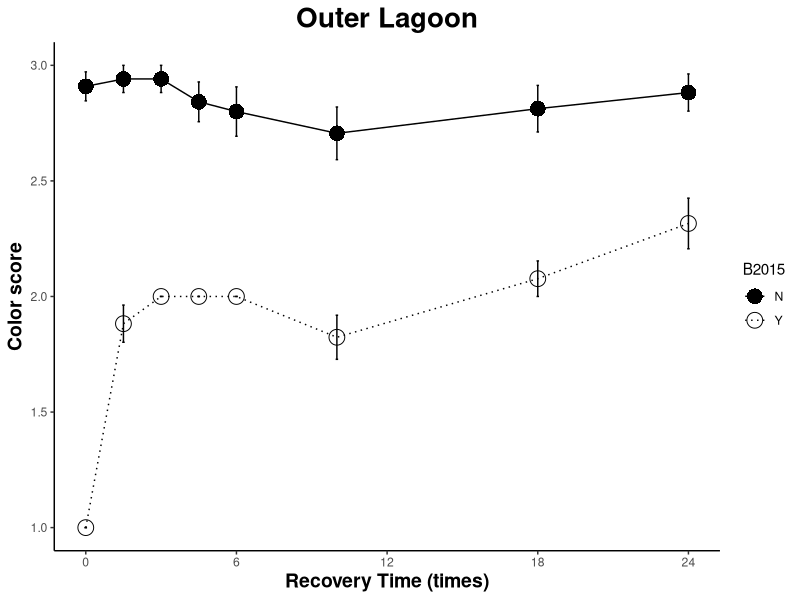
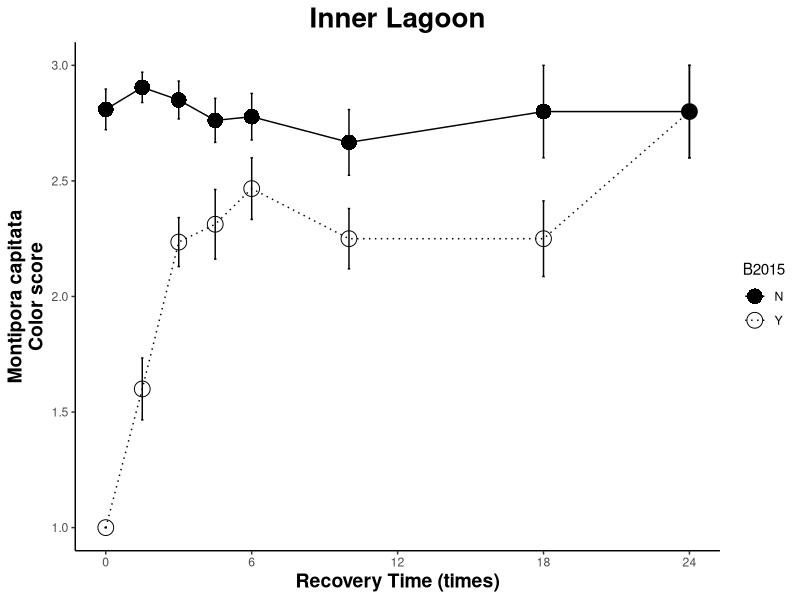
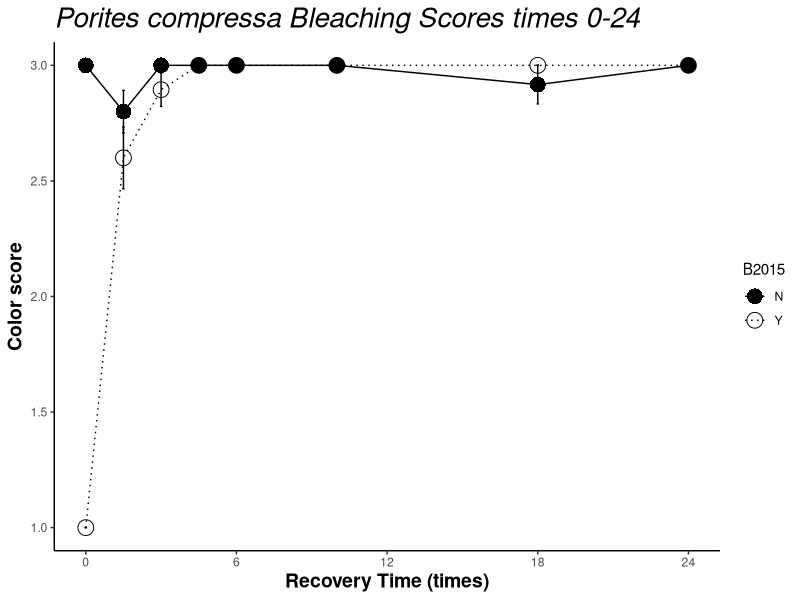
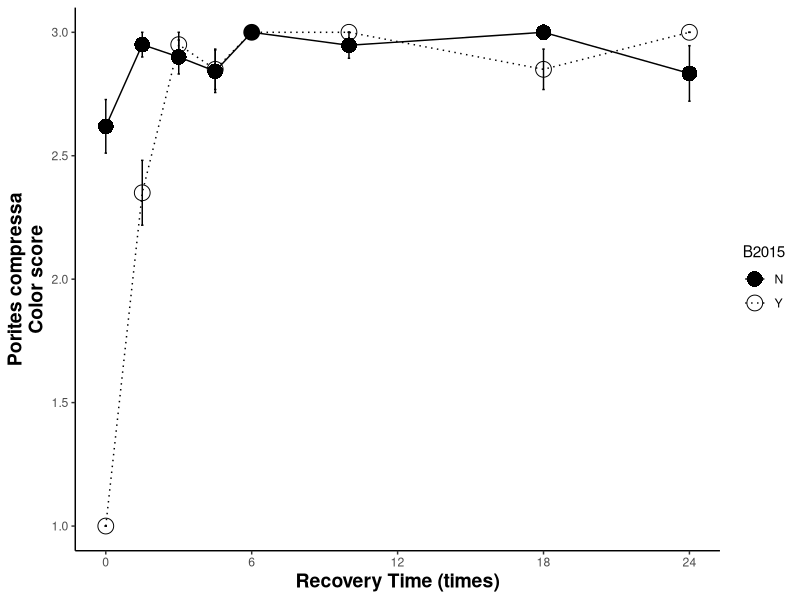
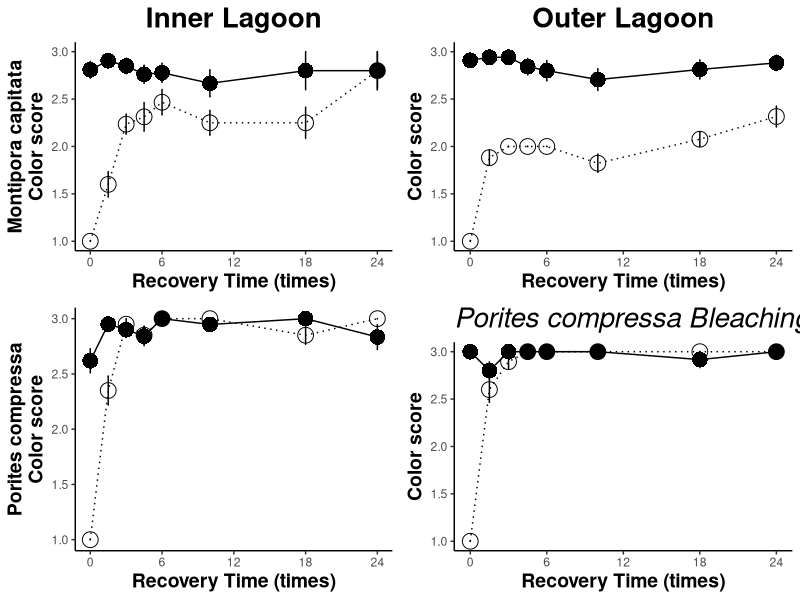

Here is the R script that generated these plots, in order: (Note: this script raises an error after producing the figures.)
## ---- chunk 1
knitr::opts_chunk$set(echo = TRUE)
## ---- chunk 2
#Set up: load libraries

#rm(list=ls(all=TRUE)) 
library("emmeans") #post hoc
library("reshape2") #reshape data
library("plotrix") #functions in tapply
library("ggplot2") #plotting
library("reshape") #reshape data
library("plyr")  #splitting, applying, and combining data
library("dplyr")  #splitting, applying, and combining data
library("pscl")
library("gridExtra") #arrange plots for output
library("car") #levenes test
library("lsmeans")
library(effects)
library(lme4)
library(lmerTest)
library(tidyverse)

# Bleaching data
bData<-read.csv("Bleaching_FINAL.csv") #read in bleaching df
bData$Site<-as.factor(bData$Site) #site as factor
bData$Pair<-as.factor(bData$Pair) #pair ID as factor

#organize data
bALL<-bData
  #melt
  bALLData1<-melt(data = bALL, measure.vars = c("Month0","Month1.5","Month3","Month4.5", "Month6","Month10","Month18","Month24"))   
  colnames(bALLData1)[colnames(bALLData1)=="variable"] <- "month"   # change col name from 'variable' to 'month'
  colnames(bALLData1)[colnames(bALLData1)=="value"] <- "score"   # change col name from 'value' to 'score'
  bALLData1$group<-paste(bALLData1$Species, bALLData1$Site, bALLData1$B2015, bALLData1$month) # add column for groups for figures only
#write.csv(bALL, "PigmentationBNB_20191122.csv")

#Remove all NON PAIRS and all NAs
  bALLData<-na.omit(bALLData1) # remove the NA rows (this removes individuals and NAs from pairs with no score at particular timepoints (due to not finding the coral))
  
  #Change month into TIME numeric for plots
  bALLData$time[bALLData$month=="Month0"]<-0
  bALLData$time[bALLData$month=="Month1.5"]<-1.5
  bALLData$time[bALLData$month=="Month3"]<-3
  bALLData$time[bALLData$month=="Month4.5"]<-4.5
  bALLData$time[bALLData$month=="Month6"]<-6
  bALLData$time[bALLData$month=="Month10"]<-10
  bALLData$time[bALLData$month=="Month18"]<-18
  bALLData$time[bALLData$month=="Month19"]<-19
  bALLData$time[bALLData$month=="Month24"]<-24

#Subsets of df for Mcap and Pcomp
 
Mcap_df<-subset(bALLData, Species=="Montipora capitata")   #Mcap only
Pcomp_df<-subset(bALLData, Species=="Porites compressa")   #Pcomp only

#Mean bleaching scores full df
#calc average bleaching  score per grouping by time point

ballmeans <- ddply(bALLData, c("Site", "Species", "B2015", "time"), summarise, #
                   N    = length(score[!is.na(score)]), #calculate the length of the data frame, excluding NA’s *this part is important*
                   mean = mean(score, na.rm=TRUE), #calculate mean of response variable, removing NA's
                   sd   = sd(score, na.rm=TRUE), #calculate standard deviation
                   se   = sd / sqrt(N), #calculate standard error
                   max = max(score, na.rm=TRUE) #calculate max, could also calculate min () if desired
)
ballmeans #display table

ballmeans$code<-paste0(ballmeans$Site, ballmeans$B2015, ballmeans$Species)
ballmeans #display table
#write.csv(ballmeans,"ballmeans.csv"
## ---- chunk 3
#subset for Mcap only 
Mcap024Allplot<-subset(ballmeans, Species=="Montipora capitata")     #subset Mcap
  
#subset by reef
#PR13 
Mcap024AllplotPR13<-subset(Mcap024Allplot, Site==13)
#PR4
Mcap024AllplotPR4<-subset(Mcap024Allplot, Site==4)
## ---- chunk 4
ballplotMcapPR13<-ggplot(data=Mcap024AllplotPR13, aes(x=time, y=mean, group = code, color=B2015)) + #color by bleaching hist. 
  geom_errorbar(aes(ymin=mean-se, ymax=mean+se),
                width=0.1,show.legend = FALSE)+
  geom_point(aes(shape=B2015),fill="black", size=5)+
  scale_shape_manual(values=c(16,1))+
  geom_line(aes(color=B2015,linetype=B2015))+        #adding size=x here only blew it up
  scale_linetype_manual(values=c("solid", "dotted"))+
  scale_color_manual(values=c("black","black"))+
    scale_x_continuous(breaks = seq(0, 24, by = 6))+
  ylab("Color score") +
    xlab("Recovery Time (times)") + #Label the X Axis
    ylim(1, 3) + #set Y limits
  theme_bw() + #Set the background color
  theme(axis.line = element_line(color = 'black'), #Set the axes color
        axis.title=element_text(size=14,face="bold"), #Set axis format
        panel.border = element_blank(), #Set the border
        panel.grid.major = element_blank(), #Set the major gridlines
        panel.grid.minor = element_blank(), #Set the minor gridlines
        plot.background =element_blank(), #Set the plot background
        legend.key = element_blank()) + #Set plot legend key
  ggtitle("Outer Lagoon")+
          theme(plot.title = element_text(size=20,face = "bold",hjust = 0.5));ballplotMcapPR13
McapOuter<-ballplotMcapPR13 + theme(legend.position = "none") #remove legend
## ---- chunk 5
ballplotMcapPR4<-ggplot(data=Mcap024AllplotPR4, aes(x=time, y=mean, group = code, color=B2015),show.legend = FALSE) + #color by bleaching hist. 
 geom_errorbar(aes(ymin=mean-se, ymax=mean+se),
                width=0.1,show.legend = FALSE)+
  geom_point(aes(shape=B2015),fill="mediumblue", size=5)+
  
  scale_shape_manual(values=c( 16,1))+
  
  geom_line(aes(color=B2015, linetype=B2015))+
  scale_linetype_manual(values=c("solid", "dotted"))+
  scale_color_manual(values=c("black","black"))+
    scale_x_continuous(breaks = seq(0, 24, by = 6))+
  ylab("Montipora capitata\nColor score") +
    xlab("Recovery Time (times)") + #Label the X Axis
    ylim(1, 3) + #set Y limits
  theme_bw() + #Set the background color
  theme(axis.line = element_line(color = 'black'), #Set the axes color
        axis.title=element_text(size=14,face="bold"), #Set axis format
        panel.border = element_blank(), #Set the border
        panel.grid.major = element_blank(), #Set the major gridlines
        panel.grid.minor = element_blank(), #Set the minor gridlines
        plot.background =element_blank(), #Set the plot background
        legend.key = element_blank()) + #Set plot legend key
  ggtitle("Inner Lagoon")+
          theme(plot.title = element_text(size=20,face = "bold", hjust = 0.5));ballplotMcapPR4
McapInner<-ballplotMcapPR4 + theme(legend.position = "none") #remove legend
## ---- chunk 6
Pcomp024Allplot<-subset(ballmeans, Species=="Porites compressa")

#subset by reef 
Pcomp024AllplotPR13<-subset(Pcomp024Allplot, Site==13)
Pcomp024AllplotPR4<-subset(Pcomp024Allplot, Site==4)
## ---- chunk 7
b024plotPcompPR13<-ggplot(data=Pcomp024AllplotPR13, aes(x=time, y=mean, group = code, color=B2015)) + #color by bleaching hist. 
  geom_errorbar(aes(ymin=mean-se, ymax=mean+se),
                width=0.1,show.legend = FALSE)+
  geom_point(aes(shape=B2015),fill="mediumblue", size=5)+
  
  scale_shape_manual(values=c( 16,1))+
  
  geom_line(aes(color=B2015, linetype=B2015))+
  scale_linetype_manual(values=c("solid", "dotted"))+
  scale_color_manual(values=c("black","black"))+
    scale_x_continuous(breaks = seq(0, 24, by = 6))+
  ylab("Color score") +
    xlab("Recovery Time (times)") + #Label the X Axis
    ylim(1, 3) + #set Y limits
  theme_bw() + #Set the background color
  theme(axis.line = element_line(color = 'black'), #Set the axes color
        axis.title=element_text(size=14,face="bold"), #Set axis format
        panel.border = element_blank(), #Set the border
        panel.grid.major = element_blank(), #Set the major gridlines
        panel.grid.minor = element_blank(), #Set the minor gridlines
        plot.background =element_blank(), #Set the plot background
        legend.key = element_blank()) + #Set plot legend key
  ggtitle("Porites compressa Bleaching Scores times 0-24")+
          theme(plot.title = element_text(size=20,face = "italic"));b024plotPcompPR13

PcompOuter<-b024plotPcompPR13+ theme(legend.position = "none") #remove legend
## ---- chunk 8
b024plotPcompPR4<-ggplot(data=Pcomp024AllplotPR4, aes(x=time, y=mean, group = code, color=B2015)) + #color by bleaching hist. 
  geom_errorbar(aes(ymin=mean-se, ymax=mean+se), 
                width=0.1,show.legend = FALSE)+
  geom_point(aes(shape=B2015),fill="mediumblue", size=5)+
  
  scale_shape_manual(values=c( 16,1))+
  
  geom_line(aes(color=B2015, linetype=B2015))+
  scale_linetype_manual(values=c("solid", "dotted"))+
  scale_color_manual(values=c("black","black"))+
    scale_x_continuous(breaks = seq(0, 24, by = 6))+
  ylab("Porites compressa\nColor score") +
    xlab("Recovery Time (times)") + #Label the X Axis
    ylim(1, 3) + #set Y limits
  theme_bw() + #Set the background color
  theme(axis.line = element_line(color = 'black'), #Set the axes color
        axis.title=element_text(size=14,face="bold"), #Set axis format
        panel.border = element_blank(), #Set the border
        panel.grid.major = element_blank(), #Set the major gridlines
        panel.grid.minor = element_blank(), #Set the minor gridlines
        plot.background =element_blank(), #Set the plot background
        legend.key = element_blank()) + #Set plot legend key
  #Sggtitle("Porites compressa Bleaching Scores times 0-24")+
          theme(plot.title = element_text(size=20,face = "italic"));b024plotPcompPR4


PcompInner<-b024plotPcompPR4+ theme(legend.position = "none") #remove legend
## ---- chunk 9
grid.arrange(McapInner, McapOuter, PcompInner,PcompOuter, nrow = 2)
## ---- chunk 10
#full model
Mcap_df_mod<-lmer(score~B2015*Site*month+(1|TagID), data=Mcap_df)
summary(Mcap_df_mod)
anova(Mcap_df_mod, type=2) #pvals
## ---- chunk 11
 #posthoc
  emm<-emmeans(Mcap_df_mod,  ~ Site*month)
  pairs(emm)
  
  #4,Month0 - 13,Month0      -0.049784 0.0806 346 -0.618  1.0000 
  #4,Month1.5 - 13,Month1.5  -0.157858 0.0858 377 -1.841  0.8999 
  #4,Month3 - 13,Month3       0.082619 0.0872 383  0.948  0.9999
  #4,Month4.5 - 13,Month4.5   0.119074 0.0854 373  1.394  0.9912 
  #4,Month6 - 13,Month6       0.206844 0.0931 412  2.221  0.6815 
  #4,Month10 - 13,Month10     0.214367 0.0968 427  2.215  0.6859 
  # 4,Month18 - 13,Month18     0.104741 0.1202 478  0.871  1.0000 
  #4,Month24 - 13,Month24     0.156023 0.1256 482  1.242  0.9974

## ---- chunk 12
 emm<-emmeans(Mcap_df_mod,  ~ B2015*month)
  pairs(emm)
  #Y,Month0 - Y,Month1.5   -0.74657 0.0719 412 -10.377 <.0001 
  #Y,Month1.5 - Y,Month3   -0.37874 0.0756 411  -5.007 0.0001
  #Y,Month3 - Y,Month4.5   -0.01643 0.0765 414  -0.215 1.0000
  #Y,Month4.5 - Y,Month6   -0.08619 0.0804 412  -1.073 0.9995
  #Y,Month6 - Y,Month10     0.17169 0.0847 409   2.026 0.8094
  #Y,Month10 - Y,Month18   -0.12441 0.0949 417  -1.310 0.9954
  #Y,Month18 - Y,Month24   -0.33618 0.1108 427  -3.035 0.1591 
## ---- chunk 13
#pcomp full model
Pcomp_df_mod2<-lmer(score~B2015*Site*month+(1|TagID), data=Pcomp_df)
summary(Pcomp_df_mod2)
anova(Pcomp_df_mod2, type=2) #pvals
## ---- chunk 14
  emm<-emmeans(Pcomp_df_mod2,  ~ B2015*Site*month)
  pairs(emm)
## ---- chunk 15
   emm<-emmeans(Pcomp_df_mod2,  ~ Site*month)
  pairs(emm)
      # 4,Month0 - 13,Month0      -0.190476 0.0583 545  -3.268 0.0844 
      #4,Month1.5 - 13,Month1.5  -0.049478 0.0590 545  -0.839 1.0000
  #4,Month3 - 13,Month3      -0.022300 0.0598 545  -0.373 1.0000 
  #4,Month4.5 - 13,Month4.5  -0.151734 0.0610 545  -2.488 0.4822
  #4,Month6 - 13,Month6       0.000289 0.0590 545   0.005 1.0000 
  #4,Month10 - 13,Month10    -0.024925 0.0602 545  -0.414 1.0000 
  #4,Month18 - 13,Month18    -0.033845 0.0694 547  -0.488 1.0000
  #4,Month24 - 13,Month24    -0.074803 0.0779 548  -0.960 0.9999 
## ---- chunk 16
     emm<-emmeans(Pcomp_df_mod2,  ~ B2015*month)
  pairs(emm)
  #Y,Month0 - Y,Month1.5   -1.475103 0.0577 473 -25.562 <.0001
  #Y,Month1.5 - Y,Month3   -0.447667 0.0584 473  -7.661 <.0001
  #Y,Month3 - Y,Month4.5   -0.001545 0.0593 476  -0.026 1.0000 
  #Y,Month4.5 - Y,Month6   -0.075574 0.0589 477  -1.283 0.9963
  #Y,Month6 - Y,Month10    -0.000723 0.0584 473  -0.012 1.0000 
  #Y,Month10 - Y,Month18    0.073924 0.0642 490   1.151 0.9989
  #Y,Month18 - Y,Month24   -0.071078 0.0734 513  -0.969 0.9999 
  
    emm<-emmeans(Pcomp_df_mod2,  ~ B2015*month*Site)
  pairs(emm)
  #Y,Month0,4 - Y,Month1.5,4     -1.350207 0.0811 474 -16.642 <.0001 
  #
  
## ---- chunk 17
Mcap_0<-subset(Mcap_df, month=="Month0")
Mcap_1.5<-subset(Mcap_df, month=="Month1.5")
Mcap_3<-subset(Mcap_df, month=="Month3")
Mcap_4.5<-subset(Mcap_df, month=="Month4.5")
Mcap_6<-subset(Mcap_df, month=="Month6")
Mcap_10<-subset(Mcap_df, month=="Month10")
Mcap_18<-subset(Mcap_df, month=="Month18")
Mcap_24<-subset(Mcap_df, month=="Month24")

#Month0
Month0_mcap0<-lm(score~Site*B2015, Mcap_0)
summary(Month0_mcap0)
anova(Month0_mcap0)

#Month1.5
Month1.5_mcap1.5<-lm(score~Site*B2015, Mcap_1.5)
summary(Month1.5_mcap1.5)
anova(Month1.5_mcap1.5)


#Month3
Month3_mcap3<-lm(score~Site*B2015, Mcap_3)
summary(Month3_mcap3)
anova(Month3_mcap3)
 emm<-emmeans(Month3_mcap3,  ~ B2015*Site)
  pairs(emm)
  cld(emm, Letter="abcde")
  #N,4 - Y,4     0.6147 0.102 68  6.004  <.0001
  #N,13 - Y,13   0.9412 0.105 68  8.967  <.0001
  
#Month4.5
Month4.5_mcap4.5<-lm(score~Site*B2015, Mcap_4.5)
summary(Month4.5_mcap4.5)
anova(Month4.5_mcap4.5)
 emm<-emmeans(Month4.5_mcap4.5,  ~ B2015*Site)
  pairs(emm)
  #N,4 - Y,4     0.4494 0.134 72  3.349  0.0069
  #N,13 - Y,13   0.8421 0.130 72  6.500  <.0001

  #Month6
Month6_mcap6<-lm(score~Site*B2015, Mcap_6)
summary(Month6_mcap6)
anova(Month6_mcap6)
emm<-emmeans(Month6_mcap6,  ~ Site)
  pairs(emm)
emm<-emmeans(Month6_mcap6,  ~ B2015*Site)
  pairs(emm)
  # N,4 - Y,4     0.3111 0.140 58  2.229  0.1275
  #N,13 - Y,13   0.8000 0.148 58  5.392  <.0001
  
#Month10
Month10_mcap10<-lm(score~Site*B2015, Mcap_10)
summary(Month10_mcap10)
anova(Month10_mcap10)

#Month18
Month18_mcap18<-lm(score~Site*B2015, Mcap_18)
summary(Month18_mcap18)
anova(Month18_mcap18)

#Month24
Month24_mcap24t<-lm(score~Site*B2015, Mcap_24)
summary(Month24_mcap24t)
anova(Month24_mcap24t)

Mcap24_Inner<-subset(Mcap_24, Site=="4")
## ---- chunk 18
Pcomp_0<-subset(Pcomp_df, month=="Month0")
Pcomp_1.5<-subset(Pcomp_df, month=="Month1.5")
Pcomp_3<-subset(Pcomp_df, month=="Month3")
Pcomp_4.5<-subset(Pcomp_df, month=="Month4.5")
Pcomp_6<-subset(Pcomp_df, month=="Month6")
Pcomp_10<-subset(Pcomp_df, month=="Month10")
Pcomp_18<-subset(Pcomp_df, month=="Month18")
Pcomp_24<-subset(Pcomp_df, month=="Month24")


#Month0
Month0_Pcomp0<-lm(score~Site*B2015, Pcomp_0)
summary(Month0_Pcomp0)
anova(Month0_Pcomp0)

#Month1.5
Month1.5_Pcomp1.5<-lm(score~Site*B2015, Pcomp_1.5)
summary(Month1.5_Pcomp1.5)
anova(Month1.5_Pcomp1.5)

#Month3
Month3_Pcomp3<-lm(score~Site*B2015, Pcomp_3)
summary(Month3_Pcomp3)
anova(Month3_Pcomp3)

#Month4.5
Month4.5_Pcomp4.5<-lm(score~Site*B2015, Pcomp_4.5)
summary(Month4.5_Pcomp4.5)
anova(Month4.5_Pcomp4.5)

#Month6
Month6_Pcomp6<-lm(score~Site*B2015,Pcomp_6)
summary(Month6_Pcomp6)
anova(Month6_Pcomp6)

#Month10
Month10_Pcomp10<-lm(score~Site*B2015, Pcomp_10)
summary(Month10_Pcomp10)
anova(Month10_Pcomp10)

#Month18
Month18_Pcomp18<-lm(score~Site*B2015,Pcomp_18)
summary(Month18_Pcomp18)
anova(Month18_Pcomp18)

#Month24
Month24_Pcomp24<-lm(score~Site*B2015,Pcomp_24)
summary(Month24_Pcomp24)
anova(Month24_Pcomp24)
## ---- chunk 19
naData<-bALLData   #subset only pairs
pData<-bALLData   #dataset to work from (pull unwanted from)

# Identify which pairs have a partner not found by month:

# Subset Month0 (two colonies missing values, checked datasheet)
M0<-subset(naData, month=="Month0") # subset month 0

  # subset month 0
  M0a<-c("TagID","Pair","Species", "Site","B2015","month","score") # which columns to pull
  M0<-pData[M0a]
  M0<-subset(M0, month=="Month0")

    #For DIFFS df
  M0diff<-M0  
  M0diff<-dcast(M0diff, Species+Site+Pair+month~B2015) # cast()
  M0diff$diff<-M0diff$N-M0diff$Y

# Subset Month1.5 
M1.5<-subset(naData, month=="Month1.5") # subset month 1.5 
  # subset month 1.5
  M1.5a<-c("TagID","Pair","Species", "Site","B2015","month","score") # which columns to pull
  M1.5<-pData[M1.5a]
  M1.5<-subset(M1.5, month=="Month1.5")
  M1.5<-M1.5[!(M1.5$Pair=="113_114"),]
 #DIFFS 
  M1.5diff<-M1.5  
  M1.5diff<-dcast(M1.5diff, Species+Site+Pair+month~B2015) # cast()
  M1.5diff$diff<-M1.5diff$N-M1.5diff$Y
  
## Subset Month3
M3<-subset(naData, month=="Month3") # subset month 3
  M3a<-c("TagID","Pair","Species", "Site","B2015","month", "score")
  M3<-pData[M3a]
  M3<-subset(M3, month=="Month3")
  M3<-M3[!(M3$Pair=="7_8"),]
  M3<-M3[!(M3$Pair=="113_114"),]
  M3<-M3[!(M3$Pair=="255_256"),]
  M3<-M3[!(M3$Pair=="259_260"),]
  
  #DIFFS
  M3diff<-M3  
  M3diff<-dcast(M3diff, Species+Site+Pair+month~B2015) # cast()
  M3diff$diff<-M3diff$N-M3diff$Y

## Subset Month 4.5
M4.5<-subset(naData, month=="Month4.5") # subset month 3
  M4.5a<-c("TagID","Pair","Species", "Site","B2015","month", "score")
  M4.5<-pData[M4.5a]
  M4.5<-subset(M4.5, month=="Month4.5")
  M4.5<-na.omit(M4.5) # remove the NA colums
  M4.5<-M4.5[!(M4.5$Pair=="7_8"),]
  M4.5<-M4.5[!(M4.5$Pair=="113_114"),]
  M4.5<-M4.5[!(M4.5$Pair=="255_256"),]
  M4.5<-M4.5[!(M4.5$Pair=="259_260"),]
  M4.5<-M4.5[!(M4.5$Pair=="263_264"),]
  M4.5<-M4.5[!(M4.5$Pair=="267_268"),]
  M4.5<-M4.5[!(M4.5$Pair=="82_83"),]
 
  #DIFFS
  M4.5diff<-M4.5  
  M4.5diff<-dcast(M4.5diff, Species+Site+Pair+month~B2015) # cast()
  M4.5diff$diff<-M4.5diff$N-M4.5diff$Y
  

# Subset month 6
M6<-subset(naData, month=="Month6")
  M6a<-c("TagID","Pair","Species", "Site","B2015","month","score")
  M6<-pData[M6a]
  M6<-subset(M6, month=="Month6")
  M6<-M6[!(M6$Pair=="111_112"),] # remove the other partner
  M6<-M6[!(M6$Pair=="115_116"),]
  M6<-M6[!(M6$Pair=="119_120"),]
  M6<-M6[!(M6$Pair=="207_208"),]
  M6<-M6[!(M6$Pair=="255_256"),]
  M6<-M6[!(M6$Pair=="259_260"),]
  M6<-M6[!(M6$Pair=="263_264"),]
  M6<-M6[!(M6$Pair=="267_268"),]
  M6<-M6[!(M6$Pair=="263_264"),]
  
  #DIFFS
  M6diff<-M6  
  M6diff<-dcast(M6diff, Species+Site+Pair+month~B2015) # cast()
  M6diff$diff<-M6diff$N-M6diff$Y
  
# Subset month 10
M10<-subset(naData, month=="Month10")
  M10a<-c("TagID","Pair","Species", "Site","B2015","month","score")
  M10<-pData[M10a]
  M10<-subset(M10, month=="Month10")
  M10<-M10[!(M10$Pair=="253_254"),] # remove the other partner
  M10<-M10[!(M10$Pair=="259_260"),]
  M10<-M10[!(M10$Pair=="113_114"),]
  M10<-M10[!(M10$Pair=="161_262"),]
  M10<-M10[!(M10$Pair=="263_264"),]
  M10<-M10[!(M10$Pair=="267_268"),]
  M10<-M10[!(M10$Pair=="271_272"),]
  M10<-M10[!(M10$Pair=="273_274"),]
  M10<-M10[!(M10$Pair=="275_276"),]
  M10<-M10[!(M10$Pair=="277_278"),]
  M10<-M10[!(M10$Pair=="31_32"),]
  M10<-M10[!(M10$Pair=="261_262"),]
  #DIFFS
  M10diff<-M10  
  M10diff<-dcast(M10diff, Species+Site+Pair+month~B2015) # cast()
  M10diff$diff<-M10diff$N-M10diff$Y
  
  # Subset month 18
M18<-subset(naData, month=="Month18")
  M18a<-c("TagID","Pair","Species", "Site","B2015","month","score")
  M18<-pData[M18a]
  M18<-subset(M18, month=="Month18")
  M18<-M18[!(M18$Pair=="253_254"),] # remove the other partner
  M18<-M18[!(M18$Pair=="259_260"),]
  M18<-M18[!(M18$Pair=="161_262"),]
  M18<-M18[!(M18$Pair=="263_264"),]
  M18<-M18[!(M18$Pair=="267_268"),]
  M18<-M18[!(M18$Pair=="271_272"),]
  M18<-M18[!(M18$Pair=="273_274"),]
  M18<-M18[!(M18$Pair=="275_276"),]
  M18<-M18[!(M18$Pair=="277_278"),]
  M18<-M18[!(M18$Pair=="31_2"),]
  M18<-M18[!(M18$Pair=="115_116"),]
  M18<-M18[!(M18$Pair=="119_120"),]
  M18<-M18[!(M18$Pair=="261_262"),]
  M18<-M18[!(M18$Pair=="269_270"),]
  M18<-M18[!(M18$Pair=="101_102"),]
  M18<-M18[!(M18$Pair=="117_118"),]
  M18<-M18[!(M18$Pair=="265_266"),]
  M18<-M18[!(M18$Pair=="19_20"),]
  M18<-M18[!(M18$Pair=="205_206"),]
  M18<-M18[!(M18$Pair=="223_224"),]
  M18<-M18[!(M18$Pair=="39_40"),]
  
  #DIFFS
  M18diff<-M18  
  M18diff<-dcast(M18diff, Species+Site+Pair+month~B2015) # cast()
  M18diff$diff<-M18diff$N-M18diff$Y
  
  # Subset month 24
M24<-subset(naData, month=="Month24")
  M24a<-c("TagID","Pair","Species", "Site","B2015","month","score")
  M24<-pData[M24a]
  M24<-subset(M24, month=="Month24")
  M24<-M24[!(M24$Pair=="107_108"),] # remove the other partner
  M24<-M24[!(M24$Pair=="13_14"),]
  M24<-M24[!(M24$Pair=="223_224"),]
  M24<-M24[!(M24$Pair=="231_232"),]
  M24<-M24[!(M24$Pair=="261_262"),]
  M24<-M24[!(M24$Pair=="263_264"),]
  M24<-M24[!(M24$Pair=="265_266"),]
  M24<-M24[!(M24$Pair=="283_284"),]
  M24<-M24[!(M24$Pair=="289_290"),]
  M24<-M24[!(M24$Pair=="31_32"),]
  M24<-M24[!(M24$Pair=="33_34"),]
  M24<-M24[!(M24$Pair=="39_40"),]
  M24<-M24[!(M24$Pair=="76_77"),]
  M24<-M24[!(M24$Pair=="78_79"),]

  #DIFFS
  M24diff<-M24  
  M24diff<-dcast(M24diff, Species+Site+Pair+month~B2015) # cast()
  M24diff$diff<-M24diff$N-M24diff$Y
  
#make dfs   
PairDat<-rbind(M0,M1.5,M3,M4.5,M6,M10,M18,M24)
 
#Mean bleaching scores across the entire project

#calc average bleaching score per grouping by time point
pairmeans <- ddply(PairDat, c("Site", "Species", "B2015", "month"), summarise, #
                   N    = length(score[!is.na(score)]), #calculate the length of the data frame, excluding NA’s *this part is important*
                   mean = mean(score, na.rm=TRUE), #calculate mean of response variable, removing NA's
                   sd   = sd(score, na.rm=TRUE), #calculate standard deviation
                   se   = sd / sqrt(N), #calculate standard error
                   max = max(score, na.rm=TRUE) #calculate max, could also calculate min () if desired
)
#ballmeans #display table

pairmeans$code<-paste0(pairmeans$Site, pairmeans$B2015, pairmeans$Species)
pairmeans #display table
## ---- chunk 20
#subset for Mcap only
McapPairplot<-subset(pairmeans, Species=="Montipora capitata")

PairplotMcapB<-ggplot(data=McapPairplot, aes(x=month, y=mean, group = code, color=B2015)) + #color by bleaching hist. 
  geom_errorbar(aes(ymin=mean-se, ymax=mean+se),
                width=0.1)+
  geom_point(aes(shape=Site), size=3)+
  geom_line(aes(color=B2015, linetype=Site))+
  scale_linetype_manual(values=c("solid", "dotted"))+
  scale_color_manual(values=c("black","black"))+
  ylab("Color score") +
    xlab("") + #Label the X Axis
    ylim(1, 3.2) + #set Y limits
  theme_bw() + #Set the background color
  theme(axis.line = element_line(color = 'black'), #Set the axes color
        axis.title=element_text(size=14,face="bold"), #Set axis format
        panel.border = element_blank(), #Set the border
        panel.grid.major = element_blank(), #Set the major gridlines
        panel.grid.minor = element_blank(), #Set the minor gridlines
        plot.background =element_blank(), #Set the plot background
        legend.key = element_blank()) + #Set plot legend key
  ggtitle("Pairs Montipora capitata Bleaching Scores months 0-10")+
          theme(plot.title = element_text(size=20,face = "italic",hjust = 0.5));PairplotMcapB
## ---- chunk 21
#subset for Pcomp only 
PcompPairplot<-subset(pairmeans, Species=="Porites compressa")

PairplotPcompB<-ggplot(data=PcompPairplot, aes(x=month, y=mean, group = code, color=B2015)) + #color by bleaching hist. 
  geom_errorbar(aes(ymin=mean-se, ymax=mean+se),
                width=0.1)+
  geom_point(aes(shape=Site), size=3)+
  geom_line(aes(color=B2015, linetype=Site))+
  scale_linetype_manual(values=c("solid", "dotted"))+
  scale_color_manual(values=c("black","black"))+
  ylab("Color score") +
    xlab("") + #Label the X Axis
    ylim(1, 3.3) + #set Y limits
  theme_bw() + #Set the background color
  theme(axis.line = element_line(color = 'black'), #Set the axes color
        axis.title=element_text(size=14,face="bold"), #Set axis format
        panel.border = element_blank(), #Set the border
        panel.grid.major = element_blank(), #Set the major gridlines
        panel.grid.minor = element_blank(), #Set the minor gridlines
        plot.background =element_blank(), #Set the plot background
        legend.key = element_blank()) + #Set plot legend key
  ggtitle("Pairs Porites compressa Bleaching Scores months 0-10")+
          theme(plot.title = element_text(size=20,face = "italic"));PairplotPcompB
## ---- chunk 22
#set up Pairs data
Mcappig<-subset(PairDat, Species =="Montipora capitata")            

#All lmer
MpigPair_all_mod1<-lmer(score~Site*B2015*month+(1|TagID)+(1|Pair), Mcappig)
summary(MpigPair_all_mod1)
anova(MpigPair_all_mod1, type=2)
## ---- chunk 23
#Month0
MpigPair0<-subset(Mcappig, month =="Month0")           
MpigPair0_mod1<-lm(score~Site*B2015, MpigPair0)
summary(MpigPair0_mod1)
anova(MpigPair0_mod1)

#Month1.5
MpigPair1.5<-subset(Mcappig, month =="Month1.5")
MpigPair1.5_mod1<-lm(score~Site*B2015, MpigPair1.5)
summary(MpigPair1.5_mod1)
anova(MpigPair1.5_mod1)

#Month3
MpigPair3<-subset(Mcappig, month =="Month3")
MpigPair3_mod1<-lm(score~Site*B2015, MpigPair3)
summary(MpigPair3_mod1)
anova(MpigPair3_mod1)

#Month4.5
MpigPair4.5<-subset(Mcappig, month =="Month4.5")
MpigPair4.5_mod1<-lm(score~Site*B2015, MpigPair4.5)
summary(MpigPair4.5_mod1)
anova(MpigPair4.5_mod1)

#Month6
MpigPair6<-subset(Mcappig, month =="Month6")
MpigPair6_mod1<-lm(score~Site*B2015, MpigPair6)
summary(MpigPair6_mod1)
anova(MpigPair6_mod1)

#Month10
MpigPair10<-subset(Mcappig, month =="Month10")
MpigPair10_mod1<-lm(score~Site*B2015, MpigPair10)
summary(MpigPair10_mod1)
anova(MpigPair10_mod1)

#Month18
MpigPair18<-subset(Mcappig, month =="Month18")
MpigPair18_mod1<-lm(score~Site*B2015, MpigPair18)
summary(MpigPair18_mod1)
anova(MpigPair18_mod1)

#Month24
MpigPair24<-subset(Mcappig, month =="Month24")
MpigPair24_mod1<-lm(score~Site*B2015, MpigPair24)
summary(MpigPair24_mod1)
anova(MpigPair24_mod1)
## ---- chunk 24
Pcomppig<- subset(PairDat, Species == "Porites compressa") 

#All timepoints lmer
PpigPair_all_mod1<-lmer(score~Site*B2015*month+(1|TagID)+(1|Pair), Pcomppig)
summary(PpigPair_all_mod1)
anova(PpigPair_all_mod1, type=2)
## ---- chunk 25
#Month 0
PpigPair0<-subset(Pcomppig, month =="Month0")            
PpigPair0_mod1<-lm(score~Site*B2015, PpigPair0)
summary(PpigPair0_mod1)
anova(PpigPair0_mod1) 

#Month1.5
PpigPair1.5<-subset(Pcomppig, month =="Month1.5")
PpigPair1.5_mod1<-lm(score~Site*B2015, PpigPair1.5)
summary(PpigPair1.5_mod1)
anova(PpigPair1.5_mod1)

#Month3
PpigPair3<-subset(Pcomppig, month =="Month3")
PpigPair3_mod1<-lm(score~Site*B2015, PpigPair3)
anova(PpigPair3_mod1)

#Month4.5
PpigPair4.5<-subset(Pcomppig, month =="Month4.5")
PpigPair4.5_mod1<-lm(score~Site*B2015, PpigPair4.5)
summary(PpigPair4.5_mod1)
anova(PpigPair4.5_mod1)

#Month6
PpigPair6<-subset(Pcomppig, month =="Month6")
PpigPair6_mod1<-lm(score~Site*B2015, PpigPair6)
anova(PpigPair6_mod1)

#Month10
PpigPair10<-subset(Pcomppig, month =="Month10")
PpigPair10_mod1<-lm(score~Site*B2015, PpigPair10)
anova(PpigPair10_mod1)

#Month18
PpigPair18<-subset(Pcomppig, month =="Month18")
PpigPair18_mod1<-lm(score~Site*B2015, PpigPair18)
anova(PpigPair18_mod1)

#Month24
PpigPair24<-subset(Pcomppig, month =="Month24")
PpigPair24_mod1<-lm(score~Site*B2015, PpigPair24)
anova(PpigPair24_mod1)
